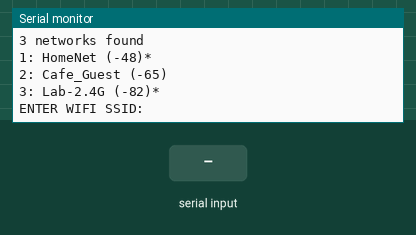
This sketch was run on a simulated ESP8266 (Wemos D1 mini). Parts: the last lines printed to the serial monitor. The test bench sets the inputs (shaded band). WiFi joins after 1.5 s; servers stay silent unless stated; a WiFi scan finds three made-up networks.

Above: at 8.9 s.
9.0 s: "0\n" received over Serial
At 11.4 s:
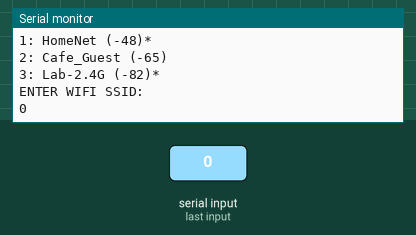
12.0 s: "5\n" received over Serial
At 14.9 s:
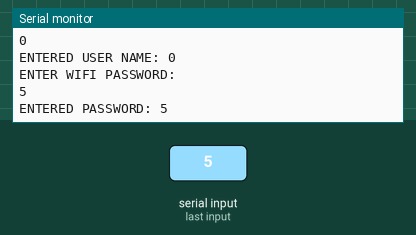
15.0 s: "0\n" received over Serial
At 17.9 s:
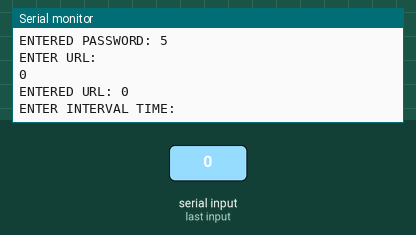
18.0 s: "5\n" received over Serial
At 21.5 s:
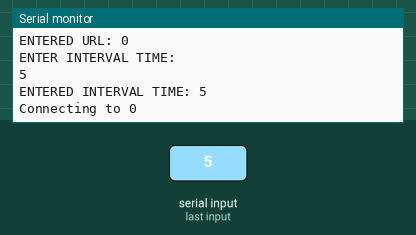
Timing chart, 0 to 23.0 s (numbered marks = the images above; inputs shaded):
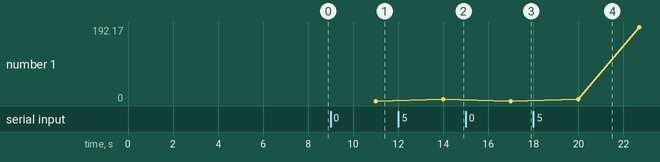

Measured:
- after the input at 9.0 s, the serial monitor: prints a new line after 2.0 s (image 1)
- after the input at 12.0 s, the serial monitor: prints a new line after 2.0 s (image 2)
- after the input at 15.0 s, the serial monitor: prints a new line after 2.0 s (image 3)
- after the input at 18.0 s, the serial monitor: prints a new line after 2.0 s (image 4)
- plotted number 1: 0 → 5 after the input at 12.0 s, 5 → 0 after the input at 15.0 s, 0 → 192.17 after the input at 18.0 s

The sketch:

main_ui.ino
```cpp
#include "max6675.h"
#include "ESP8266WiFi.h"

WiFiClient client;

char MY_SSID[32], MY_PWD[32],url[50],i_val[10];
int i_val1=0;
int temp=0;
int bat=0;
int thermoDO = 12;//13
int thermoCS = 15;//15
int thermoCLK = 14;//

String data;

MAX6675 thermocouple(thermoCLK, thermoCS, thermoDO);

void setup()
{
  Serial.begin(9600);
  Serial.println("WELCOME TO USER GUI..");
  delay(2000);
  WiFi.mode(WIFI_STA);
  WiFi.disconnect();
  delay(100);
  Serial.println("Setup done");
  delay(1000);
  ScanWifi();
  delay(1000);
  Serial.println("ENTER WIFI SSID: ");
  ReadString(MY_SSID);
  Serial.print("ENTERED USER NAME: ");
  Serial.println(MY_SSID);
  delay(500);
  Serial.println("ENTER WIFI PASSWORD: ");
  ReadString(MY_PWD);
  Serial.print("ENTERED PASSWORD: ");
  Serial.println(MY_PWD);
  delay(500);
  Serial.println("ENTER URL: ");
  ReadString(url);
  Serial.print("ENTERED URL: ");
  Serial.println(url);
  Serial.println("ENTER INTERVAL TIME: ");
  ReadString(i_val);
  Serial.print("ENTERED INTERVAL TIME: ");
  Serial.println(i_val);
  i_val1=atoi(i_val);
  connectWifi();
  delay(10000); // GIVE THE SENSOR SOME TIME TO START
  data = "";
}

void loop()
{
 ReadValue(temp,bat);
 delay(200);
 data = "boot_value="+String(temp)+"&boot_value1="+String(bat);
 data += "\r\n\r\n";
  if (client.connect(url,80))
  { // REPLACE WITH YOUR SERVER ADDRESS
    client.println("POST /mlitlee/d1mini.php HTTP/1.1");
    Serial.println("POST /mlitlee/d1mini.php HTTP/1.1");
    client.print("Host:"); // SERVER ADDRESS HERE TOO
    client.println(url);
    Serial.print("Host:"); // SERVER ADDRESS HERE TOO
    Serial.println(url);
    client.println("Content-Type: application/x-www-form-urlencoded");
    Serial.println("Content-Type: application/x-www-form-urlencoded");
    client.print("Content-Length: ");
    Serial.print("Content-Length: ");
    client.println(data.length());
    Serial.println(data.length());
    client.println();
    client.print(data);
    delay(1000);
    Serial.println(data);
  }

  if (client.connected()) {
    client.stop();  // DISCONNECT FROM THE SERVER
  }

  delay(i_val1); // WAIT FIVE MINUTES BEFORE SENDING AGAIN
}
void ReadString (char Str[])
{
  int Index = 0;
  char c[32];
  while(!Serial.available());
  while(Serial.available())
  {
    c[Index]=Serial.read();
    Str[Index]=c[Index];
    Index++;
    delay(1000);
  }
  Str[Index]='\0';
  Serial.println(Str);
  delay(500);
}
void ScanWifi()
{
  Serial.println("scan start");
  int n = WiFi.scanNetworks();
  Serial.println("scan done");
  if (n == 0)
    Serial.println("no networks found");
  else
  {
    Serial.print(n);
    Serial.println(" networks found");
    for (int i = 0; i < n; ++i)
    {
      Serial.print(i + 1);
      Serial.print(": ");
      Serial.print(WiFi.SSID(i));
      Serial.print(" (");
      Serial.print(WiFi.RSSI(i));
      Serial.print(")");
      Serial.println((WiFi.encryptionType(i) == ENC_TYPE_NONE)?" ":"*");
      delay(10);
    }
  }
  Serial.println("");
  delay(2000);
}
void connectWifi()
{
  Serial.print("Connecting to ");
  Serial.println(MY_SSID);
  delay(200);
  WiFi.begin(MY_SSID, MY_PWD);
  while (WiFi.status() != WL_CONNECTED) {
  delay(1000);
  Serial.print(".");
  }

  Serial.println("");
  Serial.println("Connected");
  Serial.println("");
  Serial.println("IP ADDRESS");
  Serial.print(WiFi.localIP());
  Serial.println("");
}
void ReadValue(int t,int b)
{
  temp=thermocouple.readCelsius();
  bat=analogRead(A0);
  bat=(bat-24)/10;
  if(bat<0)
    bat=0;
  Serial.print("TEMP: ");
  Serial.print(temp);
  Serial.println("(`C)");
  Serial.print("BAT: ");
  Serial.print( bat);
  Serial.println("(%)");
  delay(200);
}
```
